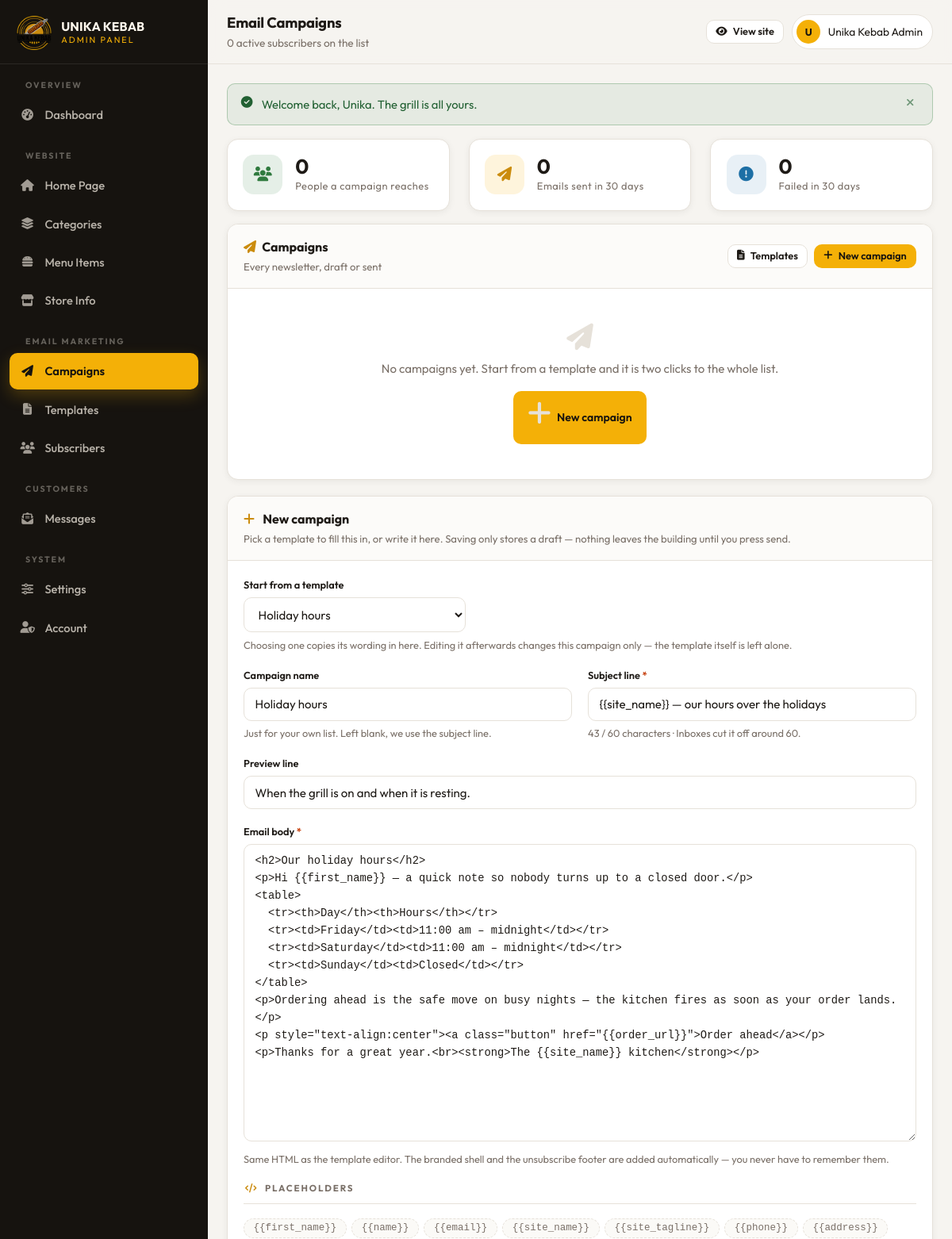
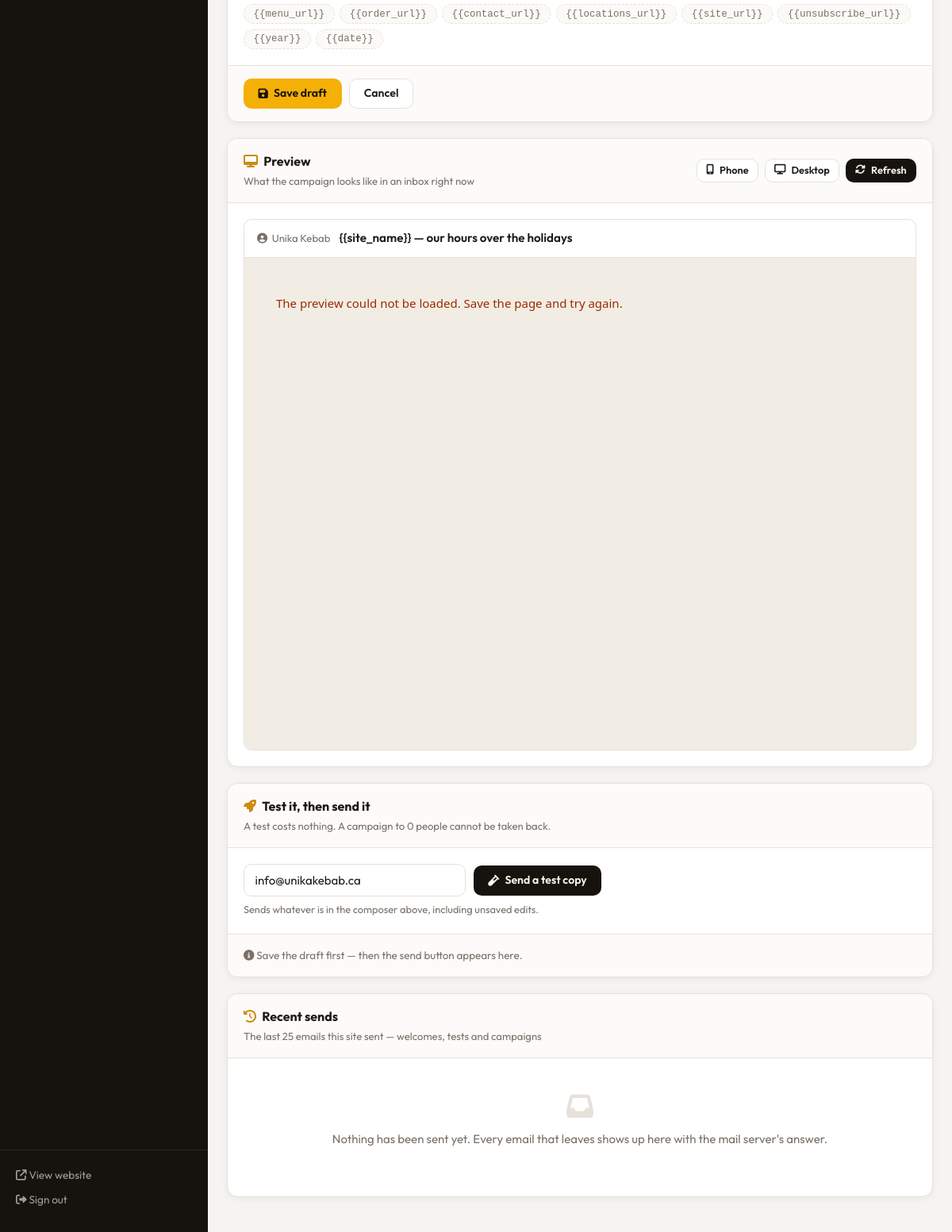
Page /admin/campaigns?from=4 (signed in) on the committed database (2 pictures, top to bottom).
### tables this page shows
CREATE TABLE IF NOT EXISTS email_templates (
  id          INT AUTO_INCREMENT PRIMARY KEY,
  name        VARCHAR(120)  NOT NULL,
  subject     VARCHAR(200)  NOT NULL,
  preheader   VARCHAR(200)  NULL,
  body_html   MEDIUMTEXT    NOT NULL,
  kind        VARCHAR(20)   NOT NULL DEFAULT 'campaign',
  is_locked   TINYINT(1)    NOT NULL DEFAULT 0,
  created_at  TIMESTAMP     NOT NULL DEFAULT CURRENT_TIMESTAMP,
  updated_at  TIMESTAMP     NOT NULL DEFAULT CURRENT_TIMESTAMP ON UPDATE CURRENT_TIMESTAMP,
  KEY idx_templates_kind (kind)
);

### admin/campaigns.php (the view, shortened to what the rows shown need)
<?php
require __DIR__ . '/includes/auth.php';
require_admin();
function campaign_audience_count(): int
{
    return (int)(db_one('SELECT COUNT(*) AS n FROM subscribers WHERE is_active = 1')['n'] ?? 0);
}
function campaign_row(int $id): ?array
{
    return $id > 0 ? db_one('SELECT * FROM email_campaigns WHERE id = ?', [$id]) : null;
}
$openId   = (int)($_GET['id'] ?? 0);
$campaign = campaign_row($openId);
$fromTemplate = email_template((int)($_GET['from'] ?? 0));
$isNew        = isset($_GET['new']) || ($fromTemplate !== null && !$campaign);
$templates = email_templates();
$audience  = campaign_audience_count();
$mailReady = mail_is_enabled();
$editable = $campaign === null || $campaign['status'] === 'draft';
$useOld   = (int)old('id', -1) === (int)($campaign['id'] ?? 0);
$source = $useOld ? null : ($campaign ?? $fromTemplate);
$val = function (string $key, $fallback = '') use ($useOld, $source) {
    if ($useOld) {
        return old($key, $fallback);
    }
    return $source[$key] ?? $fallback;
};
$formTemplateId = $useOld
    ? (int)old('template_id', 0)
    : (int)($campaign['template_id'] ?? $fromTemplate['id'] ?? 0);
$formName = (string)$val('name', $fromTemplate ? (string)$fromTemplate['name'] . ' — ' . date('j M Y') : '');
$showComposer = $isNew || ($campaign !== null && $editable);
$testDefault  = trim((string)(current_admin()['email'] ?? ''));
$title     = 'Email Campaigns';
require __DIR__ . '/includes/header.php';
?>
<div class="a-card">
  <div class="a-card__head">
    <div>
      <h2 class="a-card__title"><i class="fa-solid fa-paper-plane"></i>Campaigns</h2>
    </div>
  </div>
</div>
<?php if ($showComposer): ?>
<div class="a-card" id="camp-form">
  <div class="a-card__head">
    <div>
      <h2 class="a-card__title">
        <i class="fa-solid fa-<?= $campaign ? 'pen' : 'plus' ?>"></i>
        <?= $campaign ? 'Edit draft' : 'New campaign' ?>
      </h2>
      <p class="a-card__sub">
        Pick a template to fill this in, or write it here. Saving only stores a draft —
        nothing leaves the building until you press send.
      </p>
    </div>
  </div>
  <form method="post" data-guard id="campForm">
    <div class="a-card__body">
      <?php if ($templates): ?>
        <div class="a-field">
          <label class="a-field__label" for="campTemplate">Start from a template</label>
          <select class="a-select a-w-md" id="campTemplate" name="template_id" data-template-picker>
            <?php foreach ($templates as $tpl): ?>
              <option value="<?= (int)$tpl['id'] ?>"
                      <?= $formTemplateId === (int)$tpl['id'] ? 'selected' : '' ?>
                      data-subject="<?= e($tpl['subject']) ?>"
                      data-preheader="<?= e((string)$tpl['preheader']) ?>"
                      data-body="<?= e($tpl['body_html']) ?>">
                <?= e($tpl['name']) ?>
              </option>
            <?php endforeach; ?>
          </select>
          <p class="a-field__hint">
            Choosing one copies its wording in here. Editing it afterwards changes this campaign only —
            the template itself is left alone.
          </p>
        </div>
      <?php endif; ?>
      <div class="a-grid-2">
        <div class="a-field">
          <label class="a-field__label" for="campName">Campaign name</label>
          <input class="a-input" type="text" id="campName" name="name" maxlength="150"
                 value="<?= e($formName) ?>" placeholder="August specials">
          <p class="a-field__hint">Just for your own list. Left blank, we use the subject line.</p>
        </div>
        <div class="a-field">
          <label class="a-field__label" for="campSubject">Subject line <span class="req">*</span></label>
          <input class="a-input" type="text" id="campSubject" name="subject" maxlength="200" required
                 value="<?= e($val('subject')) ?>" placeholder="This month off the coals at {{site_name}}"
                 data-counter="#campSubjectCount" data-counter-ideal="60" data-tpl-field>
          <p class="a-field__hint"><span id="campSubjectCount"></span> · Inboxes cut it off around 60.</p>
        </div>
      </div>
      <div class="a-field">
        <label class="a-field__label" for="campPreheader">Preview line</label>
        <input class="a-input" type="text" id="campPreheader" name="preheader" maxlength="200"
               value="<?= e($val('preheader')) ?>"
               placeholder="New skewers, a seasonal plate and something sweet." data-tpl-field>
      </div>
      <div class="a-field">
        <label class="a-field__label" for="campBody">Email body <span class="req">*</span></label>
        <textarea class="a-textarea a-textarea--tall a-code" id="campBody" name="body_html" rows="16" required
                  spellcheck="false" data-tpl-field><?= e($val('body_html')) ?></textarea>
        <p class="a-field__hint">
          Same HTML as the template editor. The branded shell and the unsubscribe footer are added
          automatically — you never have to remember them.
        </p>
      </div>
      <fieldset class="a-fieldset">
        <legend class="a-fieldset__legend"><i class="fa-solid fa-code"></i> Placeholders</legend>
        <div class="a-tokens">
          <?php foreach (email_placeholder_help() as $token => $help): ?>
            <button class="a-token" type="button" data-token="{{<?= e($token) ?>}}" title="<?= e($help) ?>">
              {{<?= e($token) ?>}}
            </button>
          <?php endforeach; ?>
        </div>
      </fieldset>
    </div>
    <div class="a-card__foot">
      <button class="a-btn" type="submit"><i class="fa-solid fa-floppy-disk"></i> Save draft</button>
      <a class="a-btn a-btn--ghost" href="<?= e(admin_url('campaigns.php')) ?>">Cancel</a>
    </div>
  </form>
</div>
<div class="a-card">
  <div class="a-card__head">
    <div>
      <h2 class="a-card__title"><i class="fa-solid fa-desktop"></i>Preview</h2>
      <p class="a-card__sub">What the campaign looks like in an inbox right now</p>
    </div>
    <div class="a-card__actions">
      <button class="a-btn a-btn--ghost a-btn--sm" type="button" data-preview-width="390">
        <i class="fa-solid fa-mobile-screen"></i> Phone
      </button>
      <button class="a-btn a-btn--ghost a-btn--sm" type="button" data-preview-width="0">
        <i class="fa-solid fa-display"></i> Desktop
      </button>
      <button class="a-btn a-btn--dark a-btn--sm" type="button" id="campRefresh">
        <i class="fa-solid fa-rotate"></i> Refresh
      </button>
    </div>
  </div>
  <div class="a-card__body">
    <div class="a-preview" id="campPreviewWrap"
         data-preview-url="<?= e(admin_url('campaigns.php')) ?>"
         data-preview-token="<?= e(csrf_token()) ?>"
         data-preview-form="#campForm">
      <div class="a-preview__bar">
        <span class="a-preview__from"><i class="fa-solid fa-circle-user"></i> <?= e(setting('mail_from_name', 'Unika Kebab')) ?></span>
        <span class="a-preview__subject"><?= e($val('subject', 'Subject line')) ?></span>
      </div>
      <iframe class="a-preview__frame" id="campPreviewFrame" title="Campaign preview" sandbox=""></iframe>
    </div>
  </div>
</div>
<div class="a-card">
  <div class="a-card__head">
    <div>
      <h2 class="a-card__title"><i class="fa-solid fa-rocket"></i>Test it, then send it</h2>
      <p class="a-card__sub">A test costs nothing. A campaign to <?= $audience ?> people cannot be taken back.</p>
    </div>
  </div>
  <div class="a-card__body">
    <form method="post" data-guard>
      <div class="a-flex">
        <input class="a-input a-w-md" type="email" id="campTest" name="test_email" maxlength="150" required
               value="<?= e($testDefault) ?>" placeholder="you@email.com">
        <button class="a-btn a-btn--dark" type="submit" <?= $mailReady ? '' : 'disabled' ?>>
          <i class="fa-solid fa-vial"></i> Send a test copy
        </button>
      </div>
      <p class="a-field__hint">Sends whatever is in the composer above, including unsaved edits.</p>
    </form>
  </div>
  <div class="a-card__foot">
    <?php if ($campaign): ?>
      <form method="post" data-guard
            data-confirm="Send “<?= e($campaign['subject']) ?>” to all <?= $audience ?> active subscribers? This cannot be undone.">
        <?= csrf_field() ?>
        <input type="hidden" name="action" value="start">
        <input type="hidden" name="id" value="<?= (int)$campaign['id'] ?>">
        <button class="a-btn" type="submit" <?= ($mailReady && $audience > 0) ? '' : 'disabled' ?>>
          <i class="fa-solid fa-paper-plane"></i>
          Send to all <?= $audience ?> subscriber<?= $audience === 1 ? '' : 's' ?>
        </button>
      </form>
      <span class="a-muted a-small">Saved changes go out — save the draft first if you have just edited it.</span>
    <?php else: ?>
      <span class="a-muted a-small">
        <i class="fa-solid fa-circle-info"></i>
        Save the draft first — then the send button appears here.
      </span>
    <?php endif; ?>
  </div>
</div>
<?php endif;  ?>
<div class="a-card">
  <div class="a-card__head">
    <div>
      <h2 class="a-card__title"><i class="fa-solid fa-clock-rotate-left"></i>Recent sends</h2>
    </div>
  </div>
</div>
<?php require __DIR__ . '/includes/footer.php'; ?>

### admin/includes/header.php (shortened to what the rows shown need)
<?php
$title     = $title     ?? 'Dashboard';
$admin   = current_admin();
?>
<!DOCTYPE html>
<html lang="en">
<head>
<link href="https://cdn.jsdelivr.net/npm/bootstrap@5.3.3/dist/css/bootstrap-grid.min.css" rel="stylesheet">
<link href="https://cdnjs.cloudflare.com/ajax/libs/font-awesome/6.5.2/css/all.min.css" rel="stylesheet">
<link href="<?= e(admin_url('assets/css/admin.css')) ?>" rel="stylesheet">
</head>
<body>
<div class="a-shell">
  <div class="a-main">
    <header class="a-top">
      <div>
        <h1 class="a-top__title"><?= e($title) ?></h1>
      </div>
      <div class="a-top__right">
        <span class="a-user">
          <span class="a-user__avatar"><?= e(strtoupper(substr($admin['full_name'] ?? 'A', 0, 1))) ?></span>
          <span class="d-none d-md-inline"><?= e($admin['full_name'] ?? 'Admin') ?></span>
        </span>
      </div>
    </header>
    <div class="a-body">

### rows in the picture
email_templates: name "Holiday hours", subject "{{site_name}} — our hours over the holidays", preheader "When the grill is on and when it is resting.", body_html "<h2>Our holiday hours</h2> <p>Hi {{first_name}} — a quick note so nobody turns up to a closed door.</p> <table> <tr><th>Day</th><th>Hours</th></tr> <tr><td>Friday</td><td>11:00 am – midnight</td></tr> <tr><td>Saturday</td><td>11:00 am – midnight</td></tr> <tr><td>Sunday</td><td>Closed</td></tr> </table> <p>Ordering ahead is the safe move on busy nights — the kitchen fires as soon as your order lands.</p> <p style=\"text-align:center\"><a class=\"button\" href=\"{{order_url}}\">Order ahead</a></p> <p>Thanks for a great year.<br><strong>The {{site_name}} kitchen</strong></p>"

### other values in the picture
setting('site_name', 'Unika Kebab') "UNIKA KEBAB"
$label "Dashboard Home Page Categories Menu Items Store Info Campaigns Templates Subscribers Messages Settings Account"
$title "Email Campaigns"
$subtitle "0 active subscribers on the list"
substr($admin['full_name'] ?? 'A', 0, 1) "U"
$admin['full_name'] "Unika Kebab Admin"
$msg['message'] "Welcome back, Unika. The grill is all yours."
$audience "0"
$logCounts['sent'] "0"
$logCounts['failed'] "0"
$token "first_name"
$token "name"
$token "email"
$token "site_name"
$token "site_tagline"
